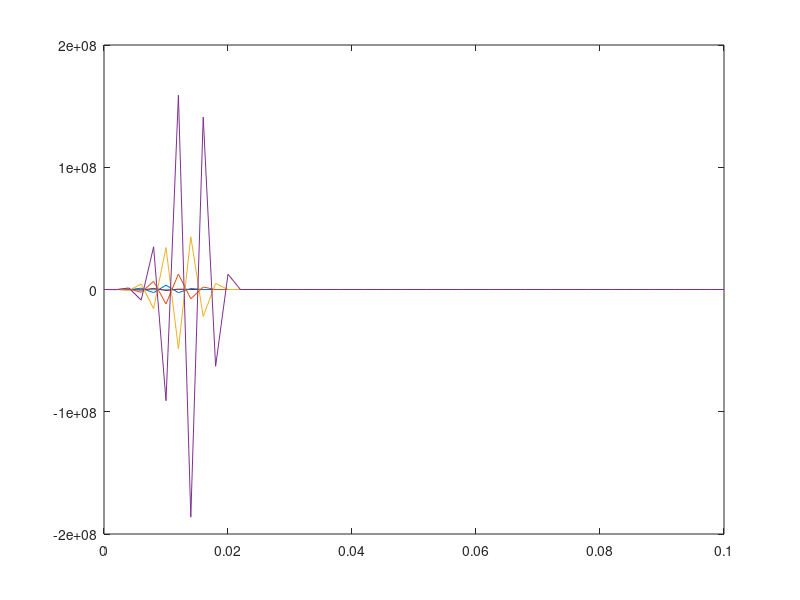

Recreate this plot in MATLAB. (Note: this script raises an error after producing the figure.)
%Simulation of an AC filter, 1D problem. FD solution with upwind for
%convective term and forward Euler in time.
% ToDo: 
% 1) Revise the code and the FD approximations for the convection-diffusion
% equation
% 2) Numerically check the stability condition Courant<=1 (run for
% dt=1,2,4,10 and observe the stability and accuracy of the solution)
% 3) Try with a centred approximation for the convective term. Is it stable
% for any dt?
% 4) Uncomment the lines for the computation of the AC local problem and
% the reaction term. Observe the effect of the AC on the HC front velocity
% 5) Modify the code to compute (i) a loaging of the canister during 30000s
% and (ii) an unloading of the canister during 10000s 


%Material parameters
epse = 0.37; epsp = 0.8; 
rhoS = 2.22e6; 
K = 3.e-3; qm = 0.4;
Dp=1.e-8;
Kf = 0.6e-2; %0.6 cm/s
B=Kf/(Dp*rhoS*(1-epsp));
R=0.002;

c_ext = 1300;
velocity = 5.e-4;%cm/s
nu=1.e-9;
canisterSize=0.1;%10 cm

L=@(q) q./(K*(qm-q));
dL=@(q) qm./(K*(qm-q).^2);
sigmaConstant=((1-epse)/epse)*3*Dp*B/R;
alpha = Dp*B/R; beta=35*Dp/(R^2);

N=50; %number of segments
dx = canisterSize/N;
c=zeros(N+2,1); c(1)=c_ext; %including a fictitius node for the right boundary (homogeneous Neumann)

Tfinal=100; dt=10; fprintf('\nCourant number=%0.2f\n',velocity*dt/dx); %Final time and step for convection-diffusion
%Tfinal=30000; dt=0.1; %Final time and time step for AC filter

nOfTimeSteps=round(Tfinal/dt);
C=zeros(N+1,nOfTimeSteps+1); Qb=C; QR=C;
C(:,1)=c(1:end-1);

for n=1:nOfTimeSteps
    i=2:N+1;
%    sigma = sigmaConstant*((1-epsp)*rhoS+epsp*dL(Qb(i,n)));
    c(i)=c(i)+dt*(velocity*(c(i-1)-c(i))/dx+nu*(c(i-1)-2*c(i)+c(i+1))/(dx^2));%+dt*sigma.*(L(QR(i,n))-c(i));
    c(1)=c_ext; c(end)=c(end-2);
    C(:,n+1)=c(1:end-1);
    cmL=C(:,n)-L(QR(:,n));
%     Qb(:,n+1)=Qb(:,n)+dt*3*alpha*cmL;
%     QR(:,n+1)=QR(:,n)+dt*(beta*(Qb(:,n)-QR(:,n))+10*alpha*cmL);
end
x=0:dx:canisterSize;
tplots=1:round(nOfTimeSteps/10):nOfTimeSteps+1;
figure(1), plot(x,C(:,tplots)); title("Dp = " + Dp + " dx = " + dx + " dt = " + dt), xlabel('x'), ylabel('c')
% figure(2), plot(x,Qb(:,tplots)); title('qb')
% figure(3), plot(x,QR(:,tplots)); title('qR')

Cl=C; Qbl=Qb; QRl=QR;

